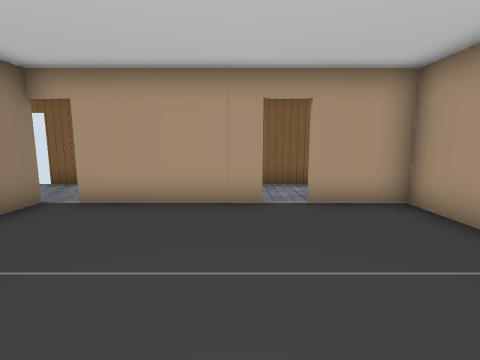
View 1 (above)

18 first-person views from a walk through a Unity game level. The camera is 1.3 m above the floor, tilts 8° down and sees 85° across. The floor is counted in squares, 1 m on a side. Each view is taken from the middle of a square. On the plan, view 1 faces up. The plan holds only what a view shows up to about 13 squares ahead; the rest is blank. The place goes on beyond the plan. The player character is not drawn. Some animated figures are left out. Door leaves are left out, so doorways stand open.

View 2
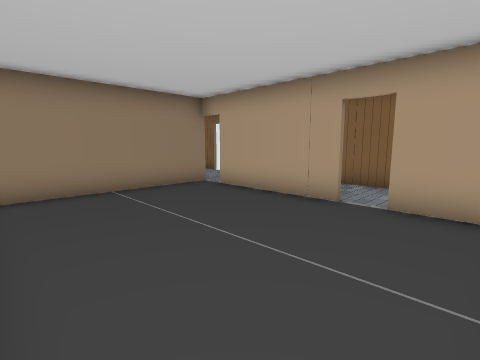

View 3
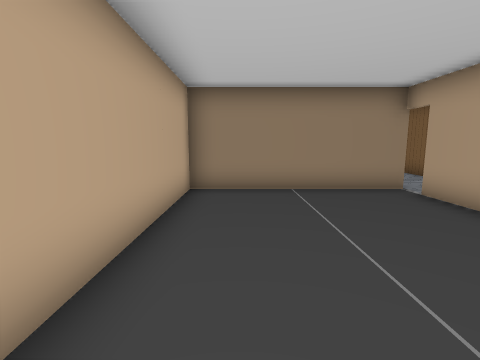

View 4
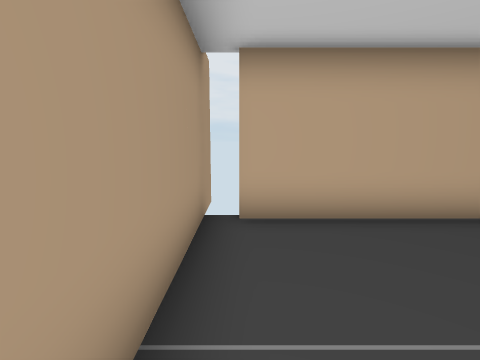

View 5
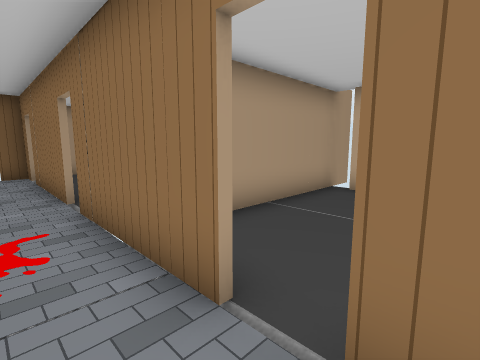

View 6
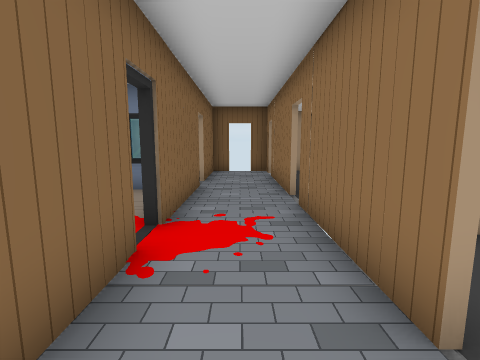

View 7
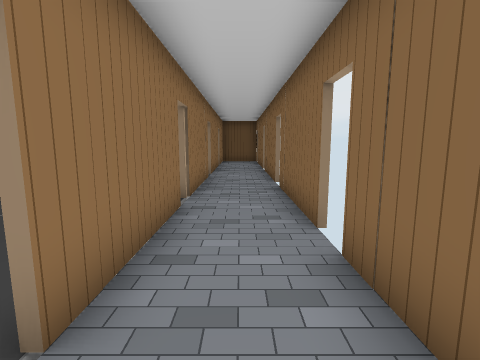

View 8
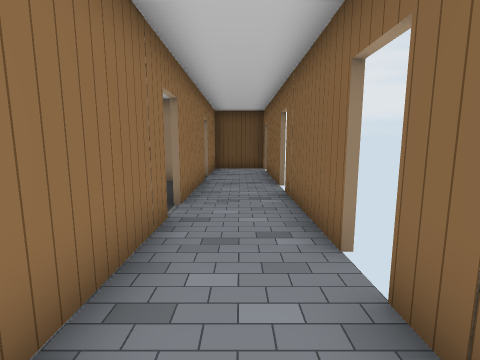

View 9
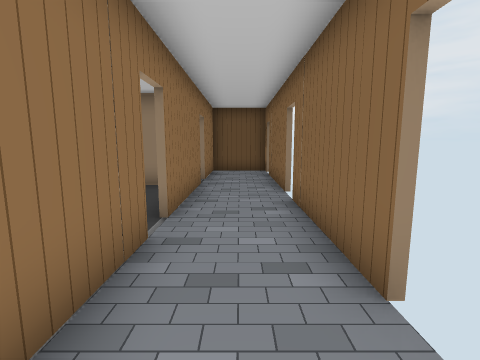

View 10
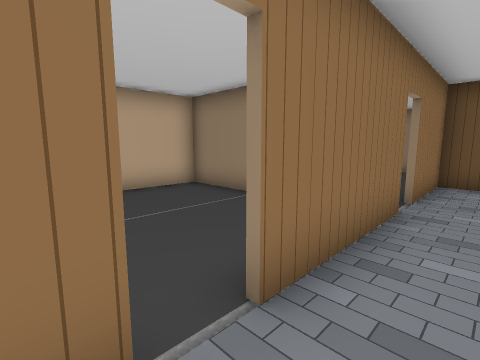

View 11
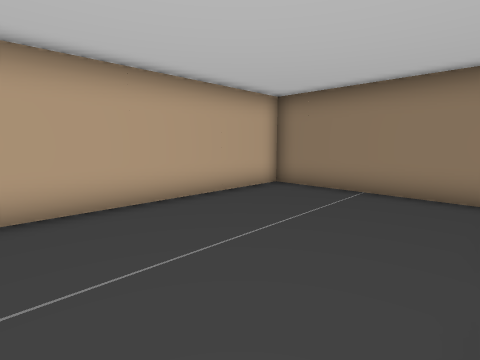

View 12
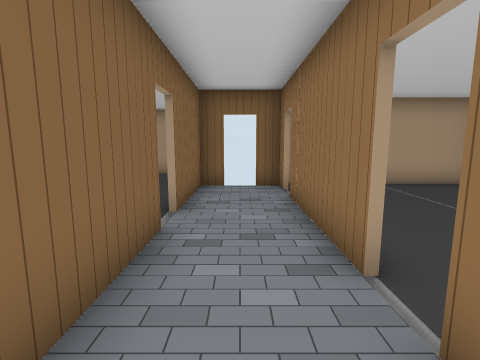

View 13
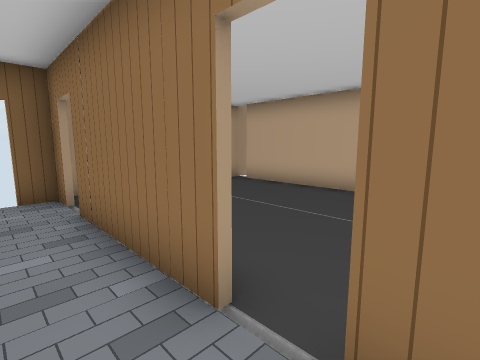

View 14
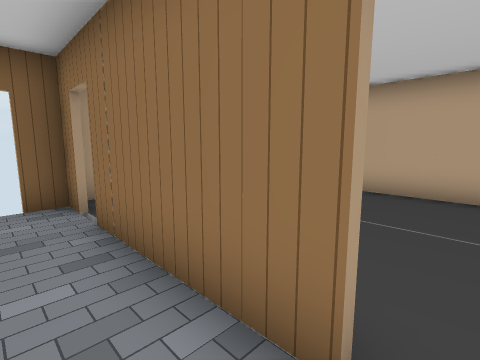

View 15
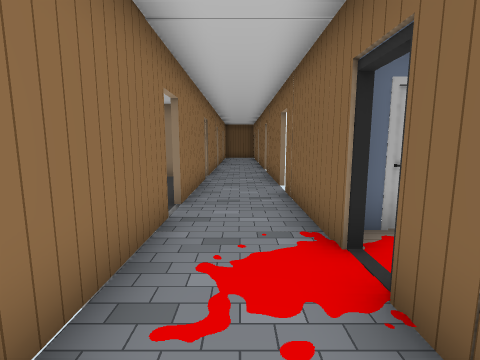

View 16
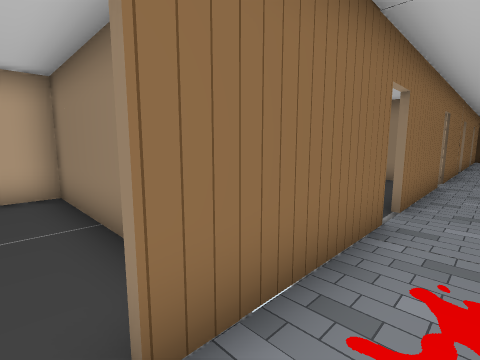

View 17
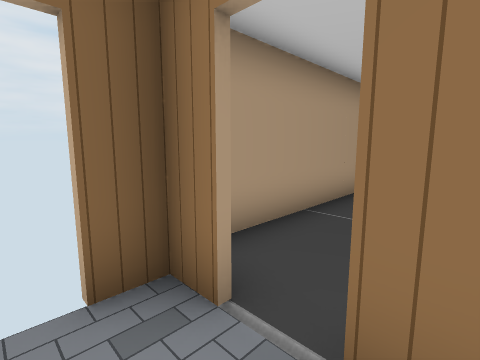

View 18
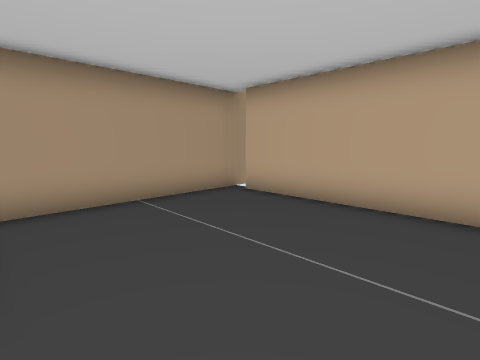

### Floor plan
Key: @ floor where view 1 was taken; # wall or solid block; x gap in a wall; . floor; D open door; = window, fence, low wall or low ledge; O other object.
Columns run from 18 left of view 1 to 13 right of it. Each row starts with its distance up from view 1.
  9                     #DD=
  8 #DD###DD###DD###DD###OO###DD###
  7 #.............................D
  6 ####D####D####D####D####D####D##
  5 .... #.......#........##.......#
  4      #.......#........##.......#
  3      #.......#........##.......#
  2      #.......#........##.......#
  1      #.......#........##.......#
  0      #.......#....@...##########
 -1      #######x########x##

Positions as (right, up) in squares from view 1, and headings:
1: (0, 0), facing up
2: (3, 0), facing up-left
3: (3, 1), facing left
4: (3, 4), facing down
5: (0, 7), facing down-right
6: (0, 7), facing right
7: (2, 7), facing left
8: (-4, 7), facing left
9: (-5, 7), facing left
10: (-8, 7), facing down-left
11: (-6, 5), facing down-left
12: (4, 7), facing right
13: (5, 7), facing down-right
14: (6, 7), facing down-right
15: (6, 7), facing left
16: (6, 7), facing down-left
17: (10, 7), facing down-right
18: (-11, 5), facing down-right
